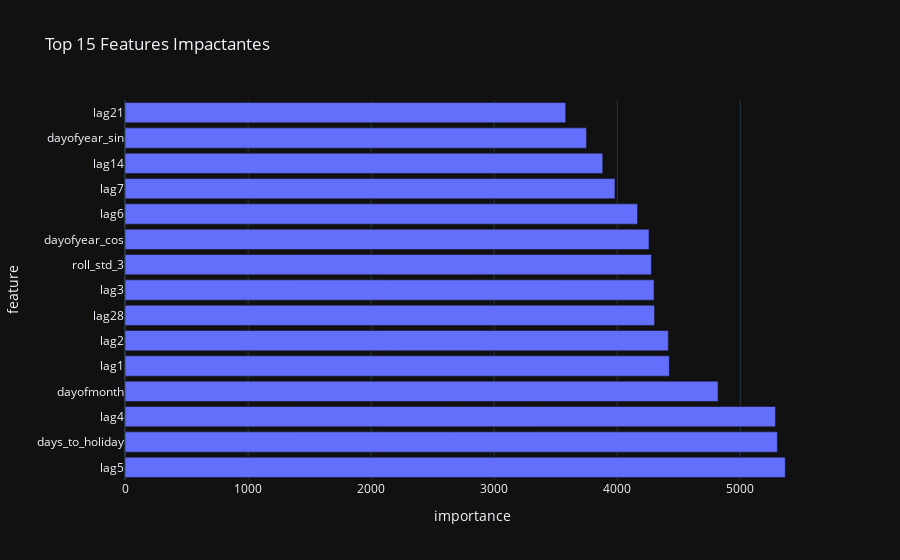

This figure's notebook cell:
### Code cell
# Importance des variables pour comprendre les leviers de performance
importances = pd.DataFrame({'feature': FEATURES, 'importance': best_lgb.feature_importances_})
importances = importances.sort_values('importance', ascending=False).head(15)
fig_imp = px.bar(importances, x='importance', y='feature', orientation='h', title='Top 15 Features Impactantes')
fig_imp.update_layout(template='plotly_dark')
fig_imp.show()

### Figure 1 — Plotly figure (JSON) as saved in the notebook; plotly's stock layout.template omitted (floating-point values rounded to 4 significant figures)
{"data": [{"hovertemplate": "importance=%{x}<br>feature=%{y}<extra></extra>", "legendgroup": "", "marker": {"color": "#636efa", "pattern": {"shape": ""}}, "name": "", "orientation": "h", "showlegend": false, "textposition": "auto", "type": "bar", "x": [5365, 5301, 5285, 4819, 4423, 4415, 4303, 4299, 4277, 4258, 4165, 3981, 3882, 3750, 3581], "xaxis": "x", "y": ["lag5", "days_to_holiday", "lag4", "dayofmonth", "lag1", "lag2", "lag28", "lag3", "roll_std_3", "dayofyear_cos", "lag6", "lag7", "lag14", "dayofyear_sin", "lag21"], "yaxis": "y"}], "layout": {"barmode": "relative", "legend": {"tracegroupgap": 0}, "title": {"text": "Top 15 Features Impactantes"}, "xaxis": {"anchor": "y", "domain": [0, 1], "title": {"text": "importance"}}, "yaxis": {"anchor": "x", "domain": [0, 1], "title": {"text": "feature"}}}}
